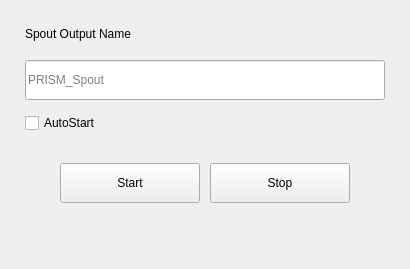
<?xml version="1.0" encoding="UTF-8"?>
<ui version="4.0">
 <class>win_spout_output_settings</class>
 <widget class="QWidget" name="win_spout_output_settings">
  <property name="windowModality">
   <enum>Qt::WindowModality::NonModal</enum>
  </property>
  <property name="geometry">
   <rect>
    <x>0</x>
    <y>0</y>
    <width>410</width>
    <height>269</height>
   </rect>
  </property>
  <property name="windowTitle">
   <string>Win Spout Output Settings</string>
  </property>
  <layout class="QGridLayout" name="gridLayout">
   <property name="leftMargin">
    <number>0</number>
   </property>
   <property name="topMargin">
    <number>0</number>
   </property>
   <property name="rightMargin">
    <number>0</number>
   </property>
   <property name="bottomMargin">
    <number>0</number>
   </property>
   <property name="spacing">
    <number>0</number>
   </property>
   <item row="0" column="0">
    <spacer name="horizontalSpacer_2">
     <property name="orientation">
      <enum>Qt::Orientation::Horizontal</enum>
     </property>
     <property name="sizeType">
      <enum>QSizePolicy::Policy::Fixed</enum>
     </property>
     <property name="sizeHint" stdset="0">
      <size>
       <width>25</width>
       <height>20</height>
      </size>
     </property>
    </spacer>
   </item>
   <item row="0" column="1">
    <layout class="QVBoxLayout" name="verticalLayout" stretch="0,0,0,0,0,0,0,0,0">
     <property name="spacing">
      <number>0</number>
     </property>
     <property name="leftMargin">
      <number>0</number>
     </property>
     <item>
      <spacer name="verticalSpacer_3">
       <property name="orientation">
        <enum>Qt::Orientation::Vertical</enum>
       </property>
       <property name="sizeType">
        <enum>QSizePolicy::Policy::Fixed</enum>
       </property>
       <property name="sizeHint" stdset="0">
        <size>
         <width>20</width>
         <height>24</height>
        </size>
       </property>
      </spacer>
     </item>
     <item>
      <widget class="QLabel" name="label_spoutname">
       <property name="sizePolicy">
        <sizepolicy hsizetype="Expanding" vsizetype="Fixed">
         <horstretch>0</horstretch>
         <verstretch>0</verstretch>
        </sizepolicy>
       </property>
       <property name="minimumSize">
        <size>
         <width>106</width>
         <height>20</height>
        </size>
       </property>
       <property name="maximumSize">
        <size>
         <width>385</width>
         <height>20</height>
        </size>
       </property>
       <property name="text">
        <string>Spout Output Name</string>
       </property>
       <property name="indent">
        <number>-1</number>
       </property>
      </widget>
     </item>
     <item>
      <spacer name="verticalSpacer">
       <property name="orientation">
        <enum>Qt::Orientation::Vertical</enum>
       </property>
       <property name="sizeType">
        <enum>QSizePolicy::Policy::Fixed</enum>
       </property>
       <property name="sizeHint" stdset="0">
        <size>
         <width>20</width>
         <height>16</height>
        </size>
       </property>
      </spacer>
     </item>
     <item>
      <widget class="QLineEdit" name="lineEdit_spoutname">
       <property name="enabled">
        <bool>true</bool>
       </property>
       <property name="sizePolicy">
        <sizepolicy hsizetype="Fixed" vsizetype="Fixed">
         <horstretch>0</horstretch>
         <verstretch>0</verstretch>
        </sizepolicy>
       </property>
       <property name="minimumSize">
        <size>
         <width>360</width>
         <height>40</height>
        </size>
       </property>
       <property name="maximumSize">
        <size>
         <width>360</width>
         <height>40</height>
        </size>
       </property>
       <property name="placeholderText">
        <string>PRISM_Spout</string>
       </property>
      </widget>
     </item>
     <item>
      <spacer name="verticalSpacer_2">
       <property name="orientation">
        <enum>Qt::Orientation::Vertical</enum>
       </property>
       <property name="sizeType">
        <enum>QSizePolicy::Policy::Fixed</enum>
       </property>
       <property name="sizeHint" stdset="0">
        <size>
         <width>20</width>
         <height>13</height>
        </size>
       </property>
      </spacer>
     </item>
     <item>
      <widget class="PLSCheckBox" name="checkBox_auto">
       <property name="sizePolicy">
        <sizepolicy hsizetype="Expanding" vsizetype="Fixed">
         <horstretch>0</horstretch>
         <verstretch>0</verstretch>
        </sizepolicy>
       </property>
       <property name="minimumSize">
        <size>
         <width>110</width>
         <height>20</height>
        </size>
       </property>
       <property name="maximumSize">
        <size>
         <width>385</width>
         <height>20</height>
        </size>
       </property>
       <property name="text">
        <string>AutoStart</string>
       </property>
      </widget>
     </item>
     <item>
      <spacer name="verticalSpacer_4">
       <property name="orientation">
        <enum>Qt::Orientation::Vertical</enum>
       </property>
       <property name="sizeType">
        <enum>QSizePolicy::Policy::Fixed</enum>
       </property>
       <property name="sizeHint" stdset="0">
        <size>
         <width>20</width>
         <height>30</height>
        </size>
       </property>
      </spacer>
     </item>
     <item>
      <layout class="QHBoxLayout" name="horizontalLayout">
       <property name="spacing">
        <number>0</number>
       </property>
       <property name="sizeConstraint">
        <enum>QLayout::SizeConstraint::SetFixedSize</enum>
       </property>
       <property name="leftMargin">
        <number>0</number>
       </property>
       <property name="topMargin">
        <number>0</number>
       </property>
       <property name="rightMargin">
        <number>0</number>
       </property>
       <property name="bottomMargin">
        <number>0</number>
       </property>
       <item>
        <spacer name="horizontalSpacer">
         <property name="orientation">
          <enum>Qt::Orientation::Horizontal</enum>
         </property>
         <property name="sizeType">
          <enum>QSizePolicy::Policy::Fixed</enum>
         </property>
         <property name="sizeHint" stdset="0">
          <size>
           <width>35</width>
           <height>20</height>
          </size>
         </property>
        </spacer>
       </item>
       <item>
        <widget class="QPushButton" name="pushButton_start">
         <property name="sizePolicy">
          <sizepolicy hsizetype="Fixed" vsizetype="Fixed">
           <horstretch>0</horstretch>
           <verstretch>0</verstretch>
          </sizepolicy>
         </property>
         <property name="minimumSize">
          <size>
           <width>140</width>
           <height>40</height>
          </size>
         </property>
         <property name="maximumSize">
          <size>
           <width>140</width>
           <height>40</height>
          </size>
         </property>
         <property name="text">
          <string>Start</string>
         </property>
        </widget>
       </item>
       <item>
        <spacer name="horizontalSpacer_3">
         <property name="orientation">
          <enum>Qt::Orientation::Horizontal</enum>
         </property>
         <property name="sizeType">
          <enum>QSizePolicy::Policy::Fixed</enum>
         </property>
         <property name="sizeHint" stdset="0">
          <size>
           <width>10</width>
           <height>20</height>
          </size>
         </property>
        </spacer>
       </item>
       <item>
        <widget class="QPushButton" name="pushButton_stop">
         <property name="sizePolicy">
          <sizepolicy hsizetype="Fixed" vsizetype="Fixed">
           <horstretch>0</horstretch>
           <verstretch>0</verstretch>
          </sizepolicy>
         </property>
         <property name="minimumSize">
          <size>
           <width>140</width>
           <height>40</height>
          </size>
         </property>
         <property name="maximumSize">
          <size>
           <width>140</width>
           <height>40</height>
          </size>
         </property>
         <property name="text">
          <string>Stop</string>
         </property>
        </widget>
       </item>
       <item>
        <spacer name="horizontalSpacer_4">
         <property name="orientation">
          <enum>Qt::Orientation::Horizontal</enum>
         </property>
         <property name="sizeType">
          <enum>QSizePolicy::Policy::Expanding</enum>
         </property>
         <property name="sizeHint" stdset="0">
          <size>
           <width>0</width>
           <height>20</height>
          </size>
         </property>
        </spacer>
       </item>
      </layout>
     </item>
     <item>
      <spacer name="verticalSpacer_5">
       <property name="orientation">
        <enum>Qt::Orientation::Vertical</enum>
       </property>
       <property name="sizeType">
        <enum>QSizePolicy::Policy::Expanding</enum>
       </property>
       <property name="sizeHint" stdset="0">
        <size>
         <width>20</width>
         <height>0</height>
        </size>
       </property>
      </spacer>
     </item>
    </layout>
   </item>
  </layout>
 </widget>
 <layoutdefault spacing="6" margin="11"/>
 <customwidgets>
  <customwidget>
   <class>PLSCheckBox</class>
   <extends>QCheckBox</extends>
   <header>PLSCheckBox.h</header>
  </customwidget>
 </customwidgets>
 <resources/>
 <connections/>
</ui>
